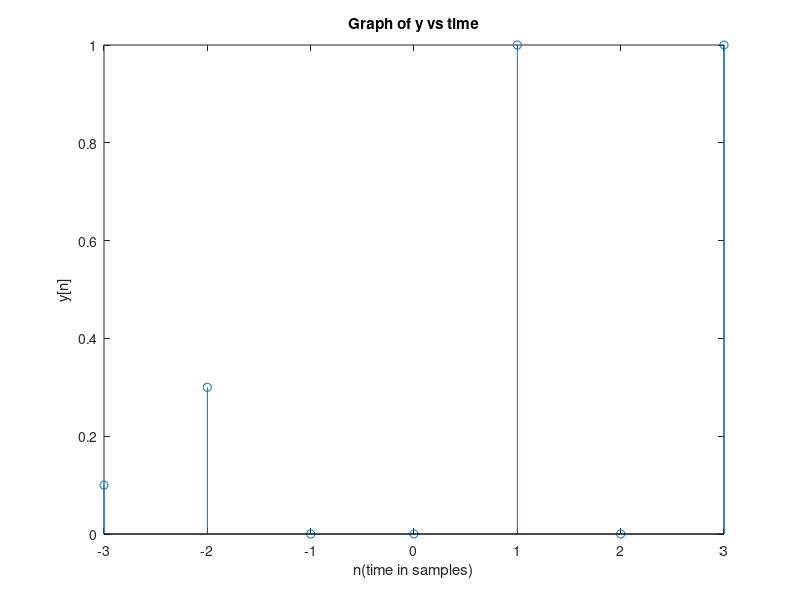

Reproduce this figure in MATLAB.
% Written by Tan Jin Chun
% Last Modified : 25/7/2021
% Lab01T02

clear all;close all;clc

%Prelab Question 1
% Initialising the variable
y = [0.1 0.3 0 0 1 0 1];
ny = -3:1:3;

% Plotting the graph
stem(ny,y);
title("Graph of y vs time");
xlabel("n(time in samples)");
ylabel("y[n]");



